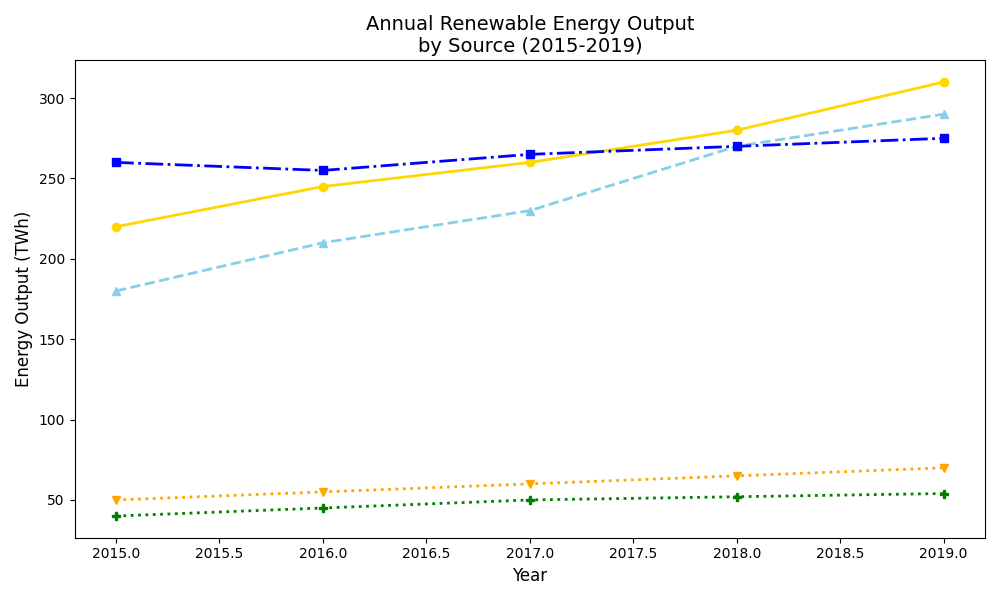

Recreate this plot in Python.
import matplotlib.pyplot as plt
import numpy as np

years = np.array([2015, 2016, 2017, 2018, 2019])
solar_output = np.array([220, 245, 260, 280, 310])
wind_output = np.array([180, 210, 230, 270, 290])
hydro_output = np.array([260, 255, 265, 270, 275])
geothermal_output = np.array([50, 55, 60, 65, 70])    # Added data for Geothermal Energy
biomass_output = np.array([40, 45, 50, 52, 54])       # Added data for Biomass Energy

fig, ax = plt.subplots(figsize=(10, 6))

ax.plot(years, solar_output, color='gold', marker='o', linewidth=2, linestyle='-')
ax.plot(years, wind_output, color='skyblue', marker='^', linewidth=2, linestyle='--')
ax.plot(years, hydro_output, color='blue', marker='s', linewidth=2, linestyle='-.')
ax.plot(years, geothermal_output, color='orange', marker='v', linewidth=2, linestyle=':')  # Plot for Geothermal
ax.plot(years, biomass_output, color='green', marker='P', linewidth=2, linestyle=':')      # Plot for Biomass

ax.set_xlabel('Year', fontsize=12)
ax.set_ylabel('Energy Output (TWh)', fontsize=12)
ax.set_title('Annual Renewable Energy Output\nby Source (2015-2019)', fontsize=14)

plt.tight_layout()
plt.show()
